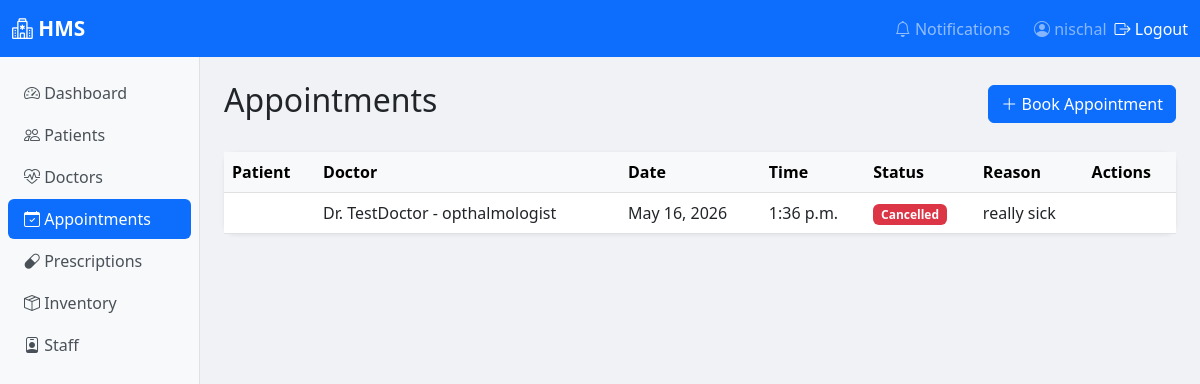
The page /appointments/ (signed in) on the database its author committed.
### appointments/models.py (models this page shows, shortened)
class Appointment(models.Model):
    STATUS_CHOICES = [
        ('scheduled', 'Scheduled'),
        ('completed', 'Completed'),
        ('cancelled', 'Cancelled'),
        ('no_show', 'No Show'),
    ]
    patients = models.ForeignKey(Patient, on_delete=models.CASCADE)
    doctor = models.ForeignKey(Doctor, on_delete=models.CASCADE)
    date = models.DateField()
    time = models.TimeField()
    status = models.CharField(max_length=20, choices=STATUS_CHOICES, default='scheduled')
    reason = models.TextField()
    notes = models.TextField(blank=True)
    created_at = models.DateTimeField(auto_now_add=True)
    class Meta:
        ordering = ['-date', '-time']

### doctors/models.py (models this page shows)
class Doctor(models.Model):
    SHIFT_CHOICES = [
        ('Morning', 'Morning (6am-2pm)'),
        ('Afternoon', 'Afternoon (2pm-10pm)'),
        ('Night', 'Night (10pm-6am)'),
    ]
    name = models.CharField(max_length=100)
    phone_number = models.CharField(max_length=15)
    email = models.EmailField(unique=True)
    license_number = models.CharField(max_length=50, unique=True)
    shift = models.CharField(max_length=20, choices=SHIFT_CHOICES)
    is_available = models.BooleanField(default=True)
    joined_date = models.DateField(auto_now_add=True)
    specialty = models.ForeignKey(
        Specialty,
        on_delete=models.SET_NULL,
        null=True
    )
    qualifications = models.ManyToManyField(Qualification)
    can_prescribe = models.ManyToManyField(Medication)
    def __str__(self):
        return f"{self.name} - {self.specialty}"

class Specialty(models.Model):
    name = models.CharField(max_length=100)
    def __str__(self):
        return self.name

### appointments/views.py (the view)
# urls.py: path('', views.appointment_list, name='appointment_list'),
def appointment_list(request):
    appointments = Appointment.objects.all().select_related('patients', 'doctor')
    return render(request, 'appointments/appointment_list.html', {'appointments': appointments})

### appointments/templates/appointments/appointment_list.html (shortened to what this page needs)
<!DOCTYPE html>
<html lang="en">
<head>
</head>
<body>{% extends 'base.html' %}
{% block nav_appointments %}active{% endblock %}
{% block content %}
<div class="d-flex justify-content-between align-items-center mb-4">
    <h2>Appointments</h2>
    <a href="/appointments/book/" class="btn btn-primary">
        <i class="bi bi-plus-lg"></i> Book Appointment
    </a>
</div>
<div class="card">
    <div class="card-body p-0">
        <table class="table table-hover mb-0">
            <thead class="table-light">
                <tr><th>Patient</th><th>Doctor</th><th>Date</th><th>Time</th><th>Status</th><th>Reason</th><th>Actions</th></tr>
            </thead>
            <tbody>
                {% for apt in appointments %}
                <tr>
                    <td>{{ apt.patient }}</td>
                    <td>Dr. {{ apt.doctor }}</td>
                    <td>{{ apt.date }}</td>
                    <td>{{ apt.time }}</td>
                    <td>
                        <span class="badge bg-{% if apt.status == 'scheduled' %}primary{% elif apt.status == 'completed' %}success{% elif apt.status == 'cancelled' %}danger{% else %}secondary{% endif %}">
                            {{ apt.get_status_display }}
                        </span>
                    </td>
                    <td>{{ apt.reason }}</td>
                    <td>
                    </td>
                </tr>
                {% empty %}
                <tr><td colspan="7" class="text-muted p-3">No appointments yet.</td></tr>
                {% endfor %}
            </tbody>
        </table>
    </div>
</div>
{% endblock %}

### templates/base.html (shortened to what this page needs)
<!DOCTYPE html>
<html lang="en">
<head>
    <link href="https://cdn.jsdelivr.net/npm/bootstrap@5.3.0/dist/css/bootstrap.min.css" rel="stylesheet">
    <link href="https://cdn.jsdelivr.net/npm/bootstrap-icons@1.10.0/font/bootstrap-icons.css" rel="stylesheet">
</head>
<body>
<nav class="navbar navbar-expand-lg navbar-dark bg-primary">
    <div class="container-fluid">
        <a class="navbar-brand" href="/dashboard/">
            <i class="bi bi-hospital"></i> HMS
        </a>
        <div class="collapse navbar-collapse" id="navbarNav">
            <ul class="navbar-nav ms-auto align-items-center">
                {% if user.is_authenticated %}
                    <li class="nav-item me-2">
                        <a class="nav-link" href="/notifications/">
                            <i class="bi bi-bell"></i> Notifications
                        </a>
                    </li>
                    <li class="nav-item">
                        <span class="nav-link text-white-50">
                            <i class="bi bi-person-circle"></i> {{ user.username }}
                        </span>
                    </li>
                    <li class="nav-item">
                        <form method="post" action="/logout/" class="d-inline">
                            <button type="submit" class="nav-link btn btn-link text-white p-0">
                             <i class="bi bi-box-arrow-right"></i> Logout
                            </button>
                        </form>
                    </li>
                {% else %}
                    <li class="nav-item">
                        <a class="nav-link" href="/login/">Login</a>
                    </li>
                {% endif %}
            </ul>
        </div>
    </div>
</nav>
<div class="container-fluid p-0">
    <div class="row g-0">
        {% if user.is_authenticated %}
        <div class="col-md-2 sidebar py-3 px-2">
            <nav class="nav flex-column">
                <a class="nav-link {% block nav_dashboard %}{% endblock %}" href="/dashboard/">
                    <i class="bi bi-speedometer2"></i> Dashboard
                </a>
                <a class="nav-link {% block nav_patients %}{% endblock %}" href="/patients/">
                    <i class="bi bi-people"></i> Patients
                </a>
                <a class="nav-link {% block nav_doctors %}{% endblock %}" href="/doctors/">
                    <i class="bi bi-heart-pulse"></i> Doctors
                </a>
                <a class="nav-link {% block nav_appointments %}{% endblock %}" href="/appointments/">
                    <i class="bi bi-calendar-check"></i> Appointments
                </a>
                <a class="nav-link {% block nav_prescriptions %}{% endblock %}" href="/prescriptions/">
                    <i class="bi bi-capsule"></i> Prescriptions
                </a>
                <a class="nav-link {% block nav_inventory %}{% endblock %}" href="/inventory/">
                    <i class="bi bi-box-seam"></i> Inventory
                </a>
                <a class="nav-link {% block nav_staff %}{% endblock %}" href="/staff/">
                    <i class="bi bi-person-badge"></i> Staff
                </a>
            </nav>
        </div>
        {% endif %}
        <div class="col-md-{% if user.is_authenticated %}10{% else %}12{% endif %} main-content p-4">
            {% block content %}{% endblock %}
        </div>
    </div>
</div>
</body>
</html>

### templates/base.html (style rules this page uses)
.navbar-brand { font-weight: 700; font-size: 1.3rem; }
.sidebar { min-height: calc(100vh - 56px); background: #f8f9fa; border-right: 1px solid #dee2e6; }
.sidebar .nav-link { color: #495057; border-radius: 6px; margin-bottom: 2px; }
.sidebar .nav-link.active { background: #0d6efd; color: white; }
.sidebar .nav-link i { width: 20px; }
.main-content { background: #f0f2f5; min-height: calc(100vh - 56px); }
.card { border: none; border-radius: 12px; box-shadow: 0 1px 4px rgba(0,0,0,0.08); }

### rows shown on the page
Appointment: doctor "TestDoctor - opthalmologist", date "May 16, 2026", time "1:36 p.m.", status "Cancelled", reason "really sick"

### other values the page prints
{{ user.username }} "nischal"
